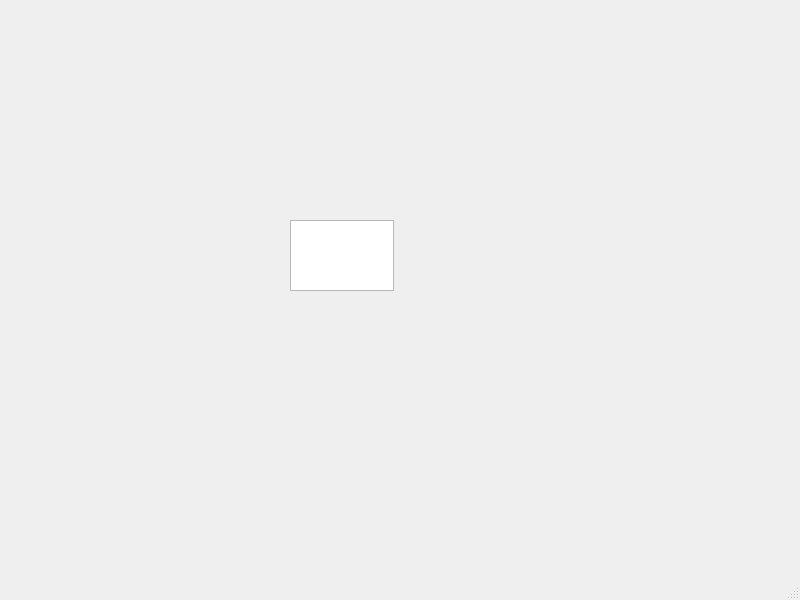
<?xml version="1.0" encoding="UTF-8"?>
<ui version="4.0">
 <class>MainWindow</class>
 <widget class="QMainWindow" name="MainWindow">
  <property name="geometry">
   <rect>
    <x>0</x>
    <y>0</y>
    <width>800</width>
    <height>600</height>
   </rect>
  </property>
  <property name="windowTitle">
   <string>MainWindow</string>
  </property>
  <widget class="QWidget" name="centralwidget">
   <widget class="QTextEdit" name="textEdit">
    <property name="geometry">
     <rect>
      <x>290</x>
      <y>220</y>
      <width>104</width>
      <height>71</height>
     </rect>
    </property>
   </widget>
  </widget>
  <widget class="QMenuBar" name="menubar">
   <property name="geometry">
    <rect>
     <x>0</x>
     <y>0</y>
     <width>800</width>
     <height>23</height>
    </rect>
   </property>
  </widget>
  <widget class="QStatusBar" name="statusbar"/>
 </widget>
 <resources/>
 <connections/>
</ui>
